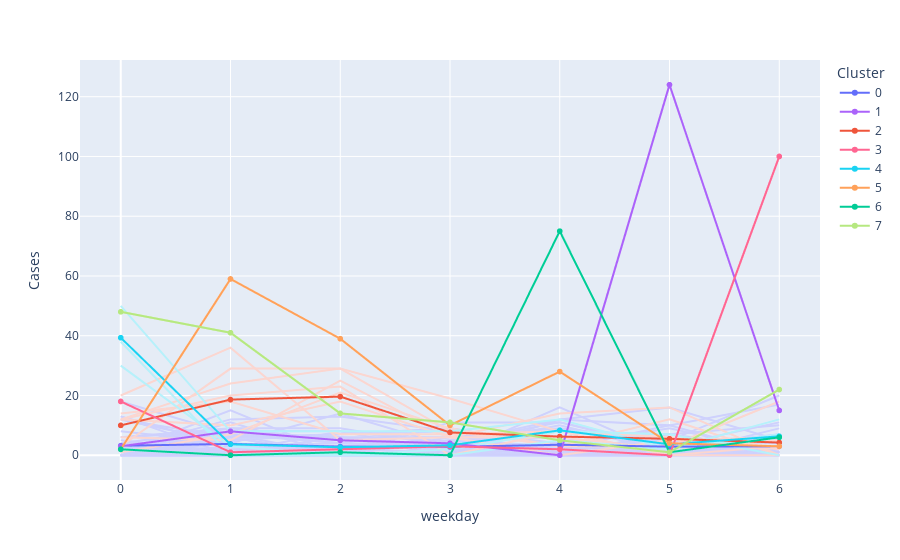
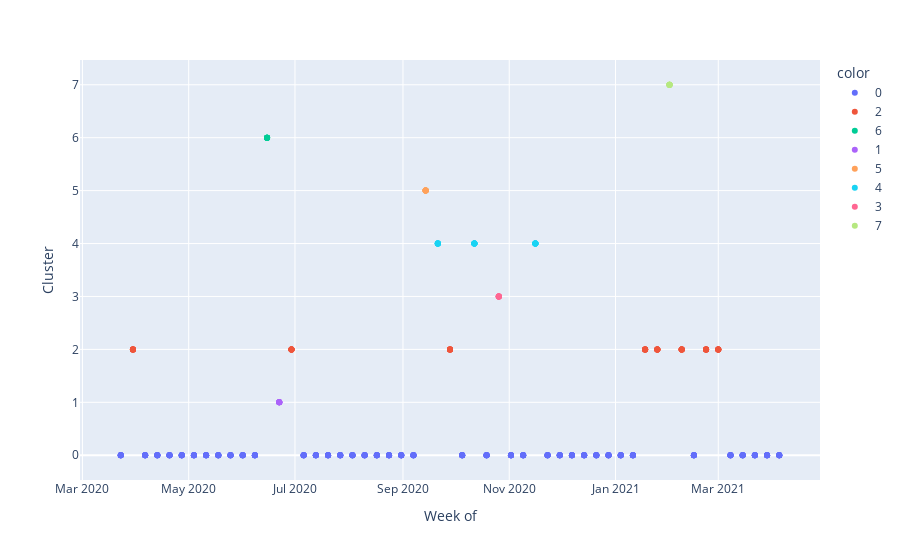

The notebook cell saved with these charts, in order:
### Code cell
zip_weekly_profile('78705')
zip_weekly_profile('76574')


# weekly = pd.concat([zip_weekly_profile(zip_code) for zip_code in data.columns],axis=1)  
data.columns

### Figure 1 — Plotly figure (JSON) as saved in the notebook; plotly's stock layout.template omitted (floating-point values rounded to 4 significant figures)
{"data": [{"hovertemplate": "Cluster=0<br>Week of=2020-03-23<br>weekday=%{x}<br>Cases=%{y}<extra></extra>", "legendgroup": "0", "line": {"color": "#ced1fd", "dash": "solid"}, "mode": "lines", "name": "0", "orientation": "v", "showlegend": false, "type": "scatter", "x": [0, 1, 2, 3, 4, 5, 6], "xaxis": "x", "y": [0, 0, 0, 0, 1, 1, 0], "yaxis": "y"}, {"hovertemplate": "Cluster=0<br>Week of=2020-04-06<br>weekday=%{x}<br>Cases=%{y}<extra></extra>", "legendgroup": "0", "line": {"color": "#ced1fd", "dash": "solid"}, "mode": "lines", "name": "0", "orientation": "v", "showlegend": false, "type": "scatter", "x": [0, 1, 2, 3, 4, 5, 6], "xaxis": "x", "y": [1, 4, 0, 0, 0, 0, 1], "yaxis": "y"}, {"hovertemplate": "Cluster=0<br>Week of=2020-04-13<br>weekday=%{x}<br>Cases=%{y}<extra></extra>", "legendgroup": "0", "line": {"color": "#ced1fd", "dash": "solid"}, "mode": "lines", "name": "0", "orientation": "v", "showlegend": false, "type": "scatter", "x": [0, 1, 2, 3, 4, 5, 6], "xaxis": "x", "y": [0, 0, 0, 1, 0, 0, 1], "yaxis": "y"}, {"hovertemplate": "Cluster=0<br>Week of=2020-04-20<br>weekday=%{x}<br>Cases=%{y}<extra></extra>", "legendgroup": "0", "line": {"color": "#ced1fd", "dash": "solid"}, "mode": "lines", "name": "0", "orientation": "v", "showlegend": false, "type": "scatter", "x": [0, 1, 2, 3, 4, 5, 6], "xaxis": "x", "y": [0, 0, 0, 2, 0, 1, 0], "yaxis": "y"}, {"hovertemplate": "Cluster=0<br>Week of=2020-04-27<br>weekday=%{x}<br>Cases=%{y}<extra></extra>", "legendgroup": "0", "line": {"color": "#ced1fd", "dash": "solid"}, "mode": "lines", "name": "0", "orientation": "v", "showlegend": false, "type": "scatter", "x": [0, 1, 2, 3, 4, 5, 6], "xaxis": "x", "y": [0, 1, 0, 0, 1, 0, 0], "yaxis": "y"}, {"hovertemplate": "Cluster=0<br>Week of=2020-05-04<br>weekday=%{x}<br>Cases=%{y}<extra></extra>", "legendgroup": "0", "line": {"color": "#ced1fd", "dash": "solid"}, "mode": "lines", "name": "0", "orientation": "v", "showlegend": false, "type": "scatter", "x": [0, 1, 2, 3, 4, 5, 6], "xaxis": "x", "y": [0, 0, 0, 0, 0, 0, 0], "yaxis": "y"}, {"hovertemplate": "Cluster=0<br>Week of=2020-05-11<br>weekday=%{x}<br>Cases=%{y}<extra></extra>", "legendgroup": "0", "line": {"color": "#ced1fd", "dash": "solid"}, "mode": "lines", "name": "0", "orientation": "v", "showlegend": false, "type": "scatter", "x": [0, 1, 2, 3, 4, 5, 6], "xaxis": "x", "y": [0, 0, 0, 0, 0, 0, 0], "yaxis": "y"}, {"hovertemplate": "Cluster=0<br>Week of=2020-05-18<br>weekday=%{x}<br>Cases=%{y}<extra></extra>", "legendgroup": "0", "line": {"color": "#ced1fd", "dash": "solid"}, "mode": "lines", "name": "0", "orientation": "v", "showlegend": false, "type": "scatter", "x": [0, 1, 2, 3, 4, 5, 6], "xaxis": "x", "y": [0, 0, 0, 2, 0, 0, 0], "yaxis": "y"}, {"hovertemplate": "Cluster=0<br>Week of=2020-05-25<br>weekday=%{x}<br>Cases=%{y}<extra></extra>", "legendgroup": "0", "line": {"color": "#ced1fd", "dash": "solid"}, "mode": "lines", "name": "0", "orientation": "v", "showlegend": false, "type": "scatter", "x": [0, 1, 2, 3, 4, 5, 6], "xaxis": "x", "y": [0, 0, 0, 0, 0, 1, 0], "yaxis": "y"}, {"hovertemplate": "Cluster=0<br>Week of=2020-06-01<br>weekday=%{x}<br>Cases=%{y}<extra></extra>", "legendgroup": "0", "line": {"color": "#ced1fd", "dash": "solid"}, "mode": "lines", "name": "0", "orientation": "v", "showlegend": false, "type": "scatter", "x": [0, 1, 2, 3, 4, 5, 6], "xaxis": "x", "y": [0, 0, 0, 0, 1, 0, 2], "yaxis": "y"}, {"hovertemplate": "Cluster=0<br>Week of=2020-06-08<br>weekday=%{x}<br>Cases=%{y}<extra></extra>", "legendgroup": "0", "line": {"color": "#ced1fd", "dash": "solid"}, "mode": "lines", "name": "0", "orientation": "v", "showlegend": false, "type": "scatter", "x": [0, 1, 2, 3, 4, 5, 6], "xaxis": "x", "y": [0, 3, 1, 0, 16, 0, 1], "yaxis": "y"}, {"hovertemplate": "Cluster=0<br>Week of=2020-07-06<br>weekday=%{x}<br>Cases=%{y}<extra></extra>", "legendgroup": "0", "line": {"color": "#ced1fd", "dash": "solid"}, "mode": "lines", "name": "0", "orientation": "v", "showlegend": false, "type": "scatter", "x": [0, 1, 2, 3, 4, 5, 6], "xaxis": "x", "y": [1, 7, 4, 3, 3, 9, 1], "yaxis": "y"}, {"hovertemplate": "Cluster=0<br>Week of=2020-07-13<br>weekday=%{x}<br>Cases=%{y}<extra></extra>", "legendgroup": "0", "line": {"color": "#ced1fd", "dash": "solid"}, "mode": "lines", "name": "0", "orientation": "v", "showlegend": false, "type": "scatter", "x": [0, 1, 2, 3, 4, 5, 6], "xaxis": "x", "y": [1, 8, 8, 1, 3, 5, 2], "yaxis": "y"}, {"hovertemplate": "Cluster=0<br>Week of=2020-07-20<br>weekday=%{x}<br>Cases=%{y}<extra></extra>", "legendgroup": "0", "line": {"color": "#ced1fd", "dash": "solid"}, "mode": "lines", "name": "0", "orientation": "v", "showlegend": false, "type": "scatter", "x": [0, 1, 2, 3, 4, 5, 6], "xaxis": "x", "y": [2, 6, 7, 8, 4, 2, 2], "yaxis": "y"}, {"hovertemplate": "Cluster=0<br>Week of=2020-07-27<br>weekday=%{x}<br>Cases=%{y}<extra></extra>", "legendgroup": "0", "line": {"color": "#ced1fd", "dash": "solid"}, "mode": "lines", "name": "0", "orientation": "v", "showlegend": false, "type": "scatter", "x": [0, 1, 2, 3, 4, 5, 6], "xaxis": "x", "y": [1, 6, 0, 1, 4, 1, 0], "yaxis": "y"}, {"hovertemplate": "Cluster=0<br>Week of=2020-08-03<br>weekday=%{x}<br>Cases=%{y}<extra></extra>", "legendgroup": "0", "line": {"color": "#ced1fd", "dash": "solid"}, "mode": "lines", "name": "0", "orientation": "v", "showlegend": false, "type": "scatter", "x": [0, 1, 2, 3, 4, 5, 6], "xaxis": "x", "y": [1, 5, 7, 9, 3, 5, 4], "yaxis": "y"}, {"hovertemplate": "Cluster=0<br>Week of=2020-08-10<br>weekday=%{x}<br>Cases=%{y}<extra></extra>", "legendgroup": "0", "line": {"color": "#ced1fd", "dash": "solid"}, "mode": "lines", "name": "0", "orientation": "v", "showlegend": false, "type": "scatter", "x": [0, 1, 2, 3, 4, 5, 6], "xaxis": "x", "y": [3, 7, 0, 5, 6, 0, 2], "yaxis": "y"}, {"hovertemplate": "Cluster=0<br>Week of=2020-08-17<br>weekday=%{x}<br>Cases=%{y}<extra></extra>", "legendgroup": "0", "line": {"color": "#ced1fd", "dash": "solid"}, "mode": "lines", "name": "0", "orientation": "v", "showlegend": false, "type": "scatter", "x": [0, 1, 2, 3, 4, 5, 6], "xaxis": "x", "y": [3, 2, 3, 4, 0, 3, 1], "yaxis": "y"}, {"hovertemplate": "Cluster=0<br>Week of=2020-08-24<br>weekday=%{x}<br>Cases=%{y}<extra></extra>", "legendgroup": "0", "line": {"color": "#ced1fd", "dash": "solid"}, "mode": "lines", "name": "0", "orientation": "v", "showlegend": false, "type": "scatter", "x": [0, 1, 2, 3, 4, 5, 6], "xaxis": "x", "y": [1, 1, 2, 1, 0, 1, 1], "yaxis": "y"}, {"hovertemplate": "Cluster=0<br>Week of=2020-08-31<br>weekday=%{x}<br>Cases=%{y}<extra></extra>", "legendgroup": "0", "line": {"color": "#ced1fd", "dash": "solid"}, "mode": "lines", "name": "0", "orientation": "v", "showlegend": false, "type": "scatter", "x": [0, 1, 2, 3, 4, 5, 6], "xaxis": "x", "y": [3, 0, 0, 0, 12, 10, 17], "yaxis": "y"}, {"hovertemplate": "Cluster=0<br>Week of=2020-09-07<br>weekday=%{x}<br>Cases=%{y}<extra></extra>", "legendgroup": "0", "line": {"color": "#ced1fd", "dash": "solid"}, "mode": "lines", "name": "0", "orientation": "v", "showlegend": false, "type": "scatter", "x": [0, 1, 2, 3, 4, 5, 6], "xaxis": "x", "y": [13, 0, 0, 6, 9, 5, 20], "yaxis": "y"}, {"hovertemplate": "Cluster=0<br>Week of=2020-10-05<br>weekday=%{x}<br>Cases=%{y}<extra></extra>", "legendgroup": "0", "line": {"color": "#ced1fd", "dash": "solid"}, "mode": "lines", "name": "0", "orientation": "v", "showlegend": false, "type": "scatter", "x": [0, 1, 2, 3, 4, 5, 6], "xaxis": "x", "y": [1, 15, 0, 0, 1, 3, 1], "yaxis": "y"}, {"hovertemplate": "Cluster=0<br>Week of=2020-10-19<br>weekday=%{x}<br>Cases=%{y}<extra></extra>", "legendgroup": "0", "line": {"color": "#ced1fd", "dash": "solid"}, "mode": "lines", "name": "0", "orientation": "v", "showlegend": false, "type": "scatter", "x": [0, 1, 2, 3, 4, 5, 6], "xaxis": "x", "y": [18, 7, 6, 0, 4, 0, 9], "yaxis": "y"}, {"hovertemplate": "Cluster=0<br>Week of=2020-11-02<br>weekday=%{x}<br>Cases=%{y}<extra></extra>", "legendgroup": "0", "line": {"color": "#ced1fd", "dash": "solid"}, "mode": "lines", "name": "0", "orientation": "v", "showlegend": false, "type": "scatter", "x": [0, 1, 2, 3, 4, 5, 6], "xaxis": "x", "y": [4, 1, 8, 4, 12, 16, 5], "yaxis": "y"}, {"hovertemplate": "Cluster=0<br>Week of=2020-11-09<br>weekday=%{x}<br>Cases=%{y}<extra></extra>", "legendgroup": "0", "line": {"color": "#ced1fd", "dash": "solid"}, "mode": "lines", "name": "0", "orientation": "v", "showlegend": false, "type": "scatter", "x": [0, 1, 2, 3, 4, 5, 6], "xaxis": "x", "y": [8, 4, 14, 3, 2, 10, 0], "yaxis": "y"}, {"hovertemplate": "Cluster=0<br>Week of=2020-11-23<br>weekday=%{x}<br>Cases=%{y}<extra></extra>", "legendgroup": "0", "line": {"color": "#ced1fd", "dash": "solid"}, "mode": "lines", "name": "0", "orientation": "v", "showlegend": false, "type": "scatter", "x": [0, 1, 2, 3, 4, 5, 6], "xaxis": "x", "y": [4, 9, 5, 3, 8, 7, 2], "yaxis": "y"}, {"hovertemplate": "Cluster=0<br>Week of=2020-11-30<br>weekday=%{x}<br>Cases=%{y}<extra></extra>", "legendgroup": "0", "line": {"color": "#ced1fd", "dash": "solid"}, "mode": "lines", "name": "0", "orientation": "v", "showlegend": false, "type": "scatter", "x": [0, 1, 2, 3, 4, 5, 6], "xaxis": "x", "y": [5, 1, 1, 4, 11, 3, 11], "yaxis": "y"}, {"hovertemplate": "Cluster=0<br>Week of=2020-12-07<br>weekday=%{x}<br>Cases=%{y}<extra></extra>", "legendgroup": "0", "line": {"color": "#ced1fd", "dash": "solid"}, "mode": "lines", "name": "0", "orientation": "v", "showlegend": false, "type": "scatter", "x": [0, 1, 2, 3, 4, 5, 6], "xaxis": "x", "y": [6, 9, 9, 3, 10, 1, 7], "yaxis": "y"}, {"hovertemplate": "Cluster=0<br>Week of=2020-12-14<br>weekday=%{x}<br>Cases=%{y}<extra></extra>", "legendgroup": "0", "line": {"color": "#ced1fd", "dash": "solid"}, "mode": "lines", "name": "0", "orientation": "v", "showlegend": false, "type": "scatter", "x": [0, 1, 2, 3, 4, 5, 6], "xaxis": "x", "y": [6, 8, 4, 3, 3, 3, 7], "yaxis": "y"}, {"hovertemplate": "Cluster=0<br>Week of=2020-12-21<br>weekday=%{x}<br>Cases=%{y}<extra></extra>", "legendgroup": "0", "line": {"color": "#ced1fd", "dash": "solid"}, "mode": "lines", "name": "0", "orientation": "v", "showlegend": false, "type": "scatter", "x": [0, 1, 2, 3, 4, 5, 6], "xaxis": "x", "y": [13, 3, 4, 9, 3, 3, 6], "yaxis": "y"}, {"hovertemplate": "Cluster=0<br>Week of=2020-12-28<br>weekday=%{x}<br>Cases=%{y}<extra></extra>", "legendgroup": "0", "line": {"color": "#ced1fd", "dash": "solid"}, "mode": "lines", "name": "0", "orientation": "v", "showlegend": false, "type": "scatter", "x": [0, 1, 2, 3, 4, 5, 6], "xaxis": "x", "y": [3, 1, 6, 6, 1, 2, 0], "yaxis": "y"}, {"hovertemplate": "Cluster=0<br>Week of=2021-01-04<br>weekday=%{x}<br>Cases=%{y}<extra></extra>", "legendgroup": "0", "line": {"color": "#ced1fd", "dash": "solid"}, "mode": "lines", "name": "0", "orientation": "v", "showlegend": false, "type": "scatter", "x": [0, 1, 2, 3, 4, 5, 6], "xaxis": "x", "y": [12, 4, 2, 5, 3, 1, 0], "yaxis": "y"}, {"hovertemplate": "Cluster=0<br>Week of=2021-01-11<br>weekday=%{x}<br>Cases=%{y}<extra></extra>", "legendgroup": "0", "line": {"color": "#ced1fd", "dash": "solid"}, "mode": "lines", "name": "0", "orientation": "v", "showlegend": false, "type": "scatter", "x": [0, 1, 2, 3, 4, 5, 6], "xaxis": "x", "y": [0, 0, 0, 11, 11, 2, 1], "yaxis": "y"}, {"hovertemplate": "Cluster=0<br>Week of=2021-02-15<br>weekday=%{x}<br>Cases=%{y}<extra></extra>", "legendgroup": "0", "line": {"color": "#ced1fd", "dash": "solid"}, "mode": "lines", "name": "0", "orientation": "v", "showlegend": false, "type": "scatter", "x": [0, 1, 2, 3, 4, 5, 6], "xaxis": "x", "y": [0, 0, 0, 0, 0, 0, 0], "yaxis": "y"}, {"hovertemplate": "Cluster=0<br>Week of=2021-03-08<br>weekday=%{x}<br>Cases=%{y}<extra></extra>", "legendgroup": "0", "line": {"color": "#ced1fd", "dash": "solid"}, "mode": "lines", "name": "0", "orientation": "v", "showlegend": false, "type": "scatter", "x": [0, 1, 2, 3, 4, 5, 6], "xaxis": "x", "y": [2, 12, 13, 8, 0, 0, 1], "yaxis": "y"}, {"hovertemplate": "Cluster=0<br>Week of=2021-03-15<br>weekday=%{x}<br>Cases=%{y}<extra></extra>", "legendgroup": "0", "line": {"color": "#ced1fd", "dash": "solid"}, "mode": "lines", "name": "0", "orientation": "v", "showlegend": false, "type": "scatter", "x": [0, 1, 2, 3, 4, 5, 6], "xaxis": "x", "y": [12, 6, 0, 2, 2, 5, 2], "yaxis": "y"}, {"hovertemplate": "Cluster=0<br>Week of=2021-03-22<br>weekday=%{x}<br>Cases=%{y}<extra></extra>", "legendgroup": "0", "line": {"color": "#ced1fd", "dash": "solid"}, "mode": "lines", "name": "0", "orientation": "v", "showlegend": false, "type": "scatter", "x": [0, 1, 2, 3, 4, 5, 6], "xaxis": "x", "y": [0, 1, 3, 2, 1, 7, 10], "yaxis": "y"}, {"hovertemplate": "Cluster=0<br>Week of=2021-03-29<br>weekday=%{x}<br>Cases=%{y}<extra></extra>", "legendgroup": "0", "line": {"color": "#ced1fd", "dash": "solid"}, "mode": "lines", "name": "0", "orientation": "v", "showlegend": false, "type": "scatter", "x": [0, 1, 2, 3, 4, 5, 6], "xaxis": "x", "y": [0, 6, 6, 3, 2, 5, 0], "yaxis": "y"}, {"hovertemplate": "Cluster=0<br>Week of=2021-04-05<br>weekday=%{x}<br>Cases=%{y}<extra></extra>", "legendgroup": "0", "line": {"color": "#ced1fd", "dash": "solid"}, "mode": "lines", "name": "0", "orientation": "v", "showlegend": false, "type": "scatter", "x": [0, 1, 2, 3, 4, 5, 6], "xaxis": "x", "y": [0, 11, 0, 0, 0, 0, 0], "yaxis": "y"}, {"hovertemplate": "Cluster=2<br>Week of=2020-03-30<br>weekday=%{x}<br>Cases=%{y}<extra></extra>", "legendgroup": "2", "line": {"color": "#fbd6d0", "dash": "solid"}, "mode": "lines", "name": "2", "orientation": "v", "showlegend": false, "type": "scatter", "x": [0, 1, 2, 3, 4, 5, 6], "xaxis": "x", "y": [1, 7, 21, 9, 3, 12, 0], "yaxis": "y"}, {"hovertemplate": "Cluster=2<br>Week of=2020-06-29<br>weekday=%{x}<br>Cases=%{y}<extra></extra>", "legendgroup": "2", "line": {"color": "#fbd6d0", "dash": "solid"}, "mode": "lines", "name": "2", "orientation": "v", "showlegend": false, "type": "scatter", "x": [0, 1, 2, 3, 4, 5, 6], "xaxis": "x", "y": [12, 10, 18, 6, 6, 2, 5], "yaxis": "y"}, {"hovertemplate": "Cluster=2<br>Week of=2020-09-28<br>weekday=%{x}<br>Cases=%{y}<extra></extra>", "legendgroup": "2", "line": {"color": "#fbd6d0", "dash": "solid"}, "mode": "lines", "name": "2", "orientation": "v", "showlegend": false, "type": "scatter", "x": [0, 1, 2, 3, 4, 5, 6], "xaxis": "x", "y": [6, 5, 25, 6, 0, 5, 6], "yaxis": "y"}, {"hovertemplate": "Cluster=2<br>Week of=2021-01-18<br>weekday=%{x}<br>Cases=%{y}<extra></extra>", "legendgroup": "2", "line": {"color": "#fbd6d0", "dash": "solid"}, "mode": "lines", "name": "2", "orientation": "v", "showlegend": false, "type": "scatter", "x": [0, 1, 2, 3, 4, 5, 6], "xaxis": "x", "y": [14, 18, 7, 7, 8, 6, 2], "yaxis": "y"}, {"hovertemplate": "Cluster=2<br>Week of=2021-01-25<br>weekday=%{x}<br>Cases=%{y}<extra></extra>", "legendgroup": "2", "line": {"color": "#fbd6d0", "dash": "solid"}, "mode": "lines", "name": "2", "orientation": "v", "showlegend": false, "type": "scatter", "x": [0, 1, 2, 3, 4, 5, 6], "xaxis": "x", "y": [3, 29, 29, 8, 3, 3, 18], "yaxis": "y"}, {"hovertemplate": "Cluster=2<br>Week of=2021-02-08<br>weekday=%{x}<br>Cases=%{y}<extra></extra>", "legendgroup": "2", "line": {"color": "#fbd6d0", "dash": "solid"}, "mode": "lines", "name": "2", "orientation": "v", "showlegend": false, "type": "scatter", "x": [0, 1, 2, 3, 4, 5, 6], "xaxis": "x", "y": [12, 24, 29, 19, 8, 0, 0], "yaxis": "y"}, {"hovertemplate": "Cluster=2<br>Week of=2021-02-22<br>weekday=%{x}<br>Cases=%{y}<extra></extra>", "legendgroup": "2", "line": {"color": "#fbd6d0", "dash": "solid"}, "mode": "lines", "name": "2", "orientation": "v", "showlegend": false, "type": "scatter", "x": [0, 1, 2, 3, 4, 5, 6], "xaxis": "x", "y": [20, 36, 5, 6, 14, 16, 0], "yaxis": "y"}, {"hovertemplate": "Cluster=2<br>Week of=2021-03-01<br>weekday=%{x}<br>Cases=%{y}<extra></extra>", "legendgroup": "2", "line": {"color": "#fbd6d0", "dash": "solid"}, "mode": "lines", "name": "2", "orientation": "v", "showlegend": false, "type": "scatter", "x": [0, 1, 2, 3, 4, 5, 6], "xaxis": "x", "y": [12, 20, 23, 0, 8, 0, 3], "yaxis": "y"}, {"hovertemplate": "Cluster=6<br>Week of=2020-06-15<br>weekday=%{x}<br>Cases=%{y}<extra></extra>", "legendgroup": "6", "line": {"color": "#ccfff1", "dash": "solid"}, "mode": "lines", "name": "6", "orientation": "v", "showlegend": false, "type": "scatter", "x": [0, 1, 2, 3, 4, 5, 6], "xaxis": "x", "y": [2, 0, 1, 0, 75, 1, 6], "yaxis": "y"}, {"hovertemplate": "Cluster=1<br>Week of=2020-06-22<br>weekday=%{x}<br>Cases=%{y}<extra></extra>", "legendgroup": "1", "line": {"color": "#e5cefd", "dash": "solid"}, "mode": "lines", "name": "1", "orientation": "v", "showlegend": false, "type": "scatter", "x": [0, 1, 2, 3, 4, 5, 6], "xaxis": "x", "y": [3, 8, 5, 4, 0, 124, 15], "yaxis": "y"}, {"hovertemplate": "Cluster=5<br>Week of=2020-09-14<br>weekday=%{x}<br>Cases=%{y}<extra></extra>", "legendgroup": "5", "line": {"color": "#ffe2cc", "dash": "solid"}, "mode": "lines", "name": "5", "orientation": "v", "showlegend": false, "type": "scatter", "x": [0, 1, 2, 3, 4, 5, 6], "xaxis": "x", "y": [2, 59, 39, 10, 28, 4, 3], "yaxis": "y"}, {"hovertemplate": "Cluster=4<br>Week of=2020-09-21<br>weekday=%{x}<br>Cases=%{y}<extra></extra>", "legendgroup": "4", "line": {"color": "#b6f1fb", "dash": "solid"}, "mode": "lines", "name": "4", "orientation": "v", "showlegend": false, "type": "scatter", "x": [0, 1, 2, 3, 4, 5, 6], "xaxis": "x", "y": [30, 3, 0, 0, 5, 2, 7], "yaxis": "y"}, {"hovertemplate": "Cluster=4<br>Week of=2020-10-12<br>weekday=%{x}<br>Cases=%{y}<extra></extra>", "legendgroup": "4", "line": {"color": "#b6f1fb", "dash": "solid"}, "mode": "lines", "name": "4", "orientation": "v", "showlegend": false, "type": "scatter", "x": [0, 1, 2, 3, 4, 5, 6], "xaxis": "x", "y": [38, 0, 0, 2, 8, 7, 0], "yaxis": "y"}, {"hovertemplate": "Cluster=4<br>Week of=2020-11-16<br>weekday=%{x}<br>Cases=%{y}<extra></extra>", "legendgroup": "4", "line": {"color": "#b6f1fb", "dash": "solid"}, "mode": "lines", "name": "4", "orientation": "v", "showlegend": false, "type": "scatter", "x": [0, 1, 2, 3, 4, 5, 6], "xaxis": "x", "y": [50, 8, 8, 8, 12, 2, 12], "yaxis": "y"}, {"hovertemplate": "Cluster=3<br>Week of=2020-10-26<br>weekday=%{x}<br>Cases=%{y}<extra></extra>", "legendgroup": "3", "line": {"color": "#ffccda", "dash": "solid"}, "mode": "lines", "name": "3", "orientation": "v", "showlegend": false, "type": "scatter", "x": [0, 1, 2, 3, 4, 5, 6], "xaxis": "x", "y": [18, 1, 2, 3, 2, 0, 100], "yaxis": "y"}, {"hovertemplate": "Cluster=7<br>Week of=2021-02-01<br>weekday=%{x}<br>Cases=%{y}<extra></extra>", "legendgroup": "7", "line": {"color": "#daf3be", "dash": "solid"}, "mode": "lines", "name": "7", "orientation": "v", "showlegend": false, "type": "scatter", "x": [0, 1, 2, 3, 4, 5, 6], "xaxis": "x", "y": [48, 41, 14, 11, 5, 1, 22], "yaxis": "y"}, {"legendgroup": "0", "line": {"color": "#636efa"}, "name": "0", "type": "scattergl", "x": [0, 1, 2, 3, 4, 5, 6], "y": [3.179, 3.795, 2.897, 2.795, 3.513, 2.872, 3.0]}, {"legendgroup": "1", "line": {"color": "#ab63fa"}, "name": "1", "type": "scattergl", "x": [0, 1, 2, 3, 4, 5, 6], "y": [3, 8, 5, 4, 0, 124, 15]}, {"legendgroup": "2", "line": {"color": "#EF553B"}, "name": "2", "type": "scattergl", "x": [0, 1, 2, 3, 4, 5, 6], "y": [10, 18.62, 19.63, 7.625, 6.25, 5.5, 4.25]}, {"legendgroup": "3", "line": {"color": "#FF6692"}, "name": "3", "type": "scattergl", "x": [0, 1, 2, 3, 4, 5, 6], "y": [18, 1, 2, 3, 2, 0, 100]}, {"legendgroup": "4", "line": {"color": "#19d3f3"}, "name": "4", "type": "scattergl", "x": [0, 1, 2, 3, 4, 5, 6], "y": [39.33, 3.667, 2.667, 3.333, 8.333, 3.667, 6.333]}, {"legendgroup": "5", "line": {"color": "#FFA15A"}, "name": "5", "type": "scattergl", "x": [0, 1, 2, 3, 4, 5, 6], "y": [2, 59, 39, 10, 28, 4, 3]}, {"legendgroup": "6", "line": {"color": "#00cc96"}, "name": "6", "type": "scattergl", "x": [0, 1, 2, 3, 4, 5, 6], "y": [2, 0, 1, 0, 75, 1, 6]}, {"legendgroup": "7", "line": {"color": "#B6E880"}, "name": "7", "type": "scattergl", "x": [0, 1, 2, 3, 4, 5, 6], "y": [48, 41, 14, 11, 5, 1, 22]}], "layout": {"autosize": true, "legend": {"title": {"text": "Cluster"}, "tracegroupgap": 0}, "margin": {"t": 60}, "xaxis": {"anchor": "y", "autorange": true, "domain": [0, 1], "range": [-0.3637, 6.364], "title": {"text": "weekday"}, "type": "linear"}, "yaxis": {"anchor": "x", "autorange": true, "domain": [0, 1], "range": [-8.792, 132.8], "title": {"text": "Cases"}, "type": "linear"}}}

### Figure 2 — Plotly figure (JSON) as saved in the notebook; plotly's stock layout.template omitted (floating-point values rounded to 4 significant figures; data arrays with more than 128 entries replaced by an {"elided": "..."} marker saying what was removed)
{"data": [{"hovertemplate": "color=0<br>Week of=%{x}<br>Cluster=%{y}<extra></extra>", "legendgroup": "0", "marker": {"color": "#636efa", "symbol": "circle"}, "mode": "markers", "name": "0", "orientation": "v", "showlegend": true, "type": "scatter", "x": {"elided": "273 str values"}, "xaxis": "x", "y": {"elided": "273 int values"}, "yaxis": "y"}, {"hovertemplate": "color=2<br>Week of=%{x}<br>Cluster=%{y}<extra></extra>", "legendgroup": "2", "marker": {"color": "#EF553B", "symbol": "circle"}, "mode": "markers", "name": "2", "orientation": "v", "showlegend": true, "type": "scatter", "x": ["2020-03-30", "2020-06-29", "2020-09-28", "2021-01-18", "2021-01-25", "2021-02-08", "2021-02-22", "2021-03-01", "2020-03-30", "2020-06-29", "2020-09-28", "2021-01-18", "2021-01-25", "2021-02-08", "2021-02-22", "2021-03-01", "2020-03-30", "2020-06-29", "2020-09-28", "2021-01-18", "2021-01-25", "2021-02-08", "2021-02-22", "2021-03-01", "2020-03-30", "2020-06-29", "2020-09-28", "2021-01-18", "2021-01-25", "2021-02-08", "2021-02-22", "2021-03-01", "2020-03-30", "2020-06-29", "2020-09-28", "2021-01-18", "2021-01-25", "2021-02-08", "2021-02-22", "2021-03-01", "2020-03-30", "2020-06-29", "2020-09-28", "2021-01-18", "2021-01-25", "2021-02-08", "2021-02-22", "2021-03-01", "2020-03-30", "2020-06-29", "2020-09-28", "2021-01-18", "2021-01-25", "2021-02-08", "2021-02-22", "2021-03-01"], "xaxis": "x", "y": [2, 2, 2, 2, 2, 2, 2, 2, 2, 2, 2, 2, 2, 2, 2, 2, 2, 2, 2, 2, 2, 2, 2, 2, 2, 2, 2, 2, 2, 2, 2, 2, 2, 2, 2, 2, 2, 2, 2, 2, 2, 2, 2, 2, 2, 2, 2, 2, 2, 2, 2, 2, 2, 2, 2, 2], "yaxis": "y"}, {"hovertemplate": "color=6<br>Week of=%{x}<br>Cluster=%{y}<extra></extra>", "legendgroup": "6", "marker": {"color": "#00cc96", "symbol": "circle"}, "mode": "markers", "name": "6", "orientation": "v", "showlegend": true, "type": "scatter", "x": ["2020-06-15", "2020-06-15", "2020-06-15", "2020-06-15", "2020-06-15", "2020-06-15", "2020-06-15"], "xaxis": "x", "y": [6, 6, 6, 6, 6, 6, 6], "yaxis": "y"}, {"hovertemplate": "color=1<br>Week of=%{x}<br>Cluster=%{y}<extra></extra>", "legendgroup": "1", "marker": {"color": "#ab63fa", "symbol": "circle"}, "mode": "markers", "name": "1", "orientation": "v", "showlegend": true, "type": "scatter", "x": ["2020-06-22", "2020-06-22", "2020-06-22", "2020-06-22", "2020-06-22", "2020-06-22", "2020-06-22"], "xaxis": "x", "y": [1, 1, 1, 1, 1, 1, 1], "yaxis": "y"}, {"hovertemplate": "color=5<br>Week of=%{x}<br>Cluster=%{y}<extra></extra>", "legendgroup": "5", "marker": {"color": "#FFA15A", "symbol": "circle"}, "mode": "markers", "name": "5", "orientation": "v", "showlegend": true, "type": "scatter", "x": ["2020-09-14", "2020-09-14", "2020-09-14", "2020-09-14", "2020-09-14", "2020-09-14", "2020-09-14"], "xaxis": "x", "y": [5, 5, 5, 5, 5, 5, 5], "yaxis": "y"}, {"hovertemplate": "color=4<br>Week of=%{x}<br>Cluster=%{y}<extra></extra>", "legendgroup": "4", "marker": {"color": "#19d3f3", "symbol": "circle"}, "mode": "markers", "name": "4", "orientation": "v", "showlegend": true, "type": "scatter", "x": ["2020-09-21", "2020-10-12", "2020-11-16", "2020-09-21", "2020-10-12", "2020-11-16", "2020-09-21", "2020-10-12", "2020-11-16", "2020-09-21", "2020-10-12", "2020-11-16", "2020-09-21", "2020-10-12", "2020-11-16", "2020-09-21", "2020-10-12", "2020-11-16", "2020-09-21", "2020-10-12", "2020-11-16"], "xaxis": "x", "y": [4, 4, 4, 4, 4, 4, 4, 4, 4, 4, 4, 4, 4, 4, 4, 4, 4, 4, 4, 4, 4], "yaxis": "y"}, {"hovertemplate": "color=3<br>Week of=%{x}<br>Cluster=%{y}<extra></extra>", "legendgroup": "3", "marker": {"color": "#FF6692", "symbol": "circle"}, "mode": "markers", "name": "3", "orientation": "v", "showlegend": true, "type": "scatter", "x": ["2020-10-26", "2020-10-26", "2020-10-26", "2020-10-26", "2020-10-26", "2020-10-26", "2020-10-26"], "xaxis": "x", "y": [3, 3, 3, 3, 3, 3, 3], "yaxis": "y"}, {"hovertemplate": "color=7<br>Week of=%{x}<br>Cluster=%{y}<extra></extra>", "legendgroup": "7", "marker": {"color": "#B6E880", "symbol": "circle"}, "mode": "markers", "name": "7", "orientation": "v", "showlegend": true, "type": "scatter", "x": ["2021-02-01", "2021-02-01", "2021-02-01", "2021-02-01", "2021-02-01", "2021-02-01", "2021-02-01"], "xaxis": "x", "y": [7, 7, 7, 7, 7, 7, 7], "yaxis": "y"}], "layout": {"autosize": true, "legend": {"title": {"text": "color"}, "tracegroupgap": 0}, "margin": {"t": 60}, "xaxis": {"anchor": "y", "autorange": true, "domain": [0, 1], "range": ["2020-02-29 02:07:54.4084", "2021-04-27 21:52:05.5916"], "title": {"text": "Week of"}, "type": "date"}, "yaxis": {"anchor": "x", "autorange": true, "domain": [0, 1], "range": [-0.4963, 7.496], "title": {"text": "Cluster"}, "type": "linear"}}}
